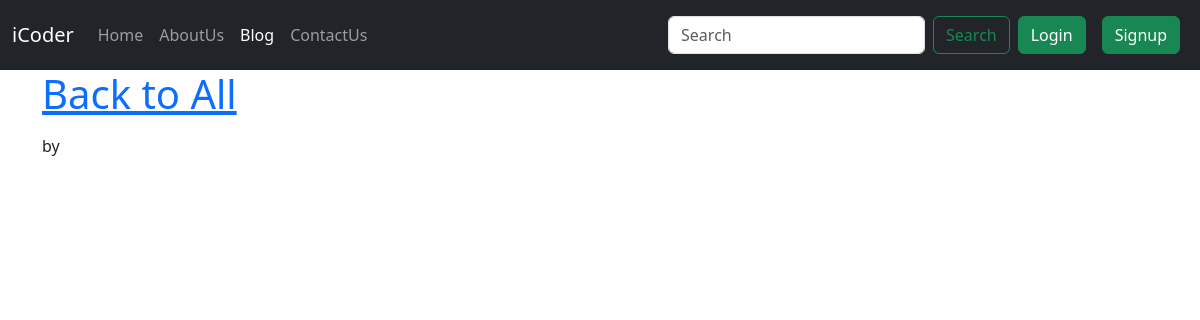
Page /blog/test-post/ on the earlier database version.
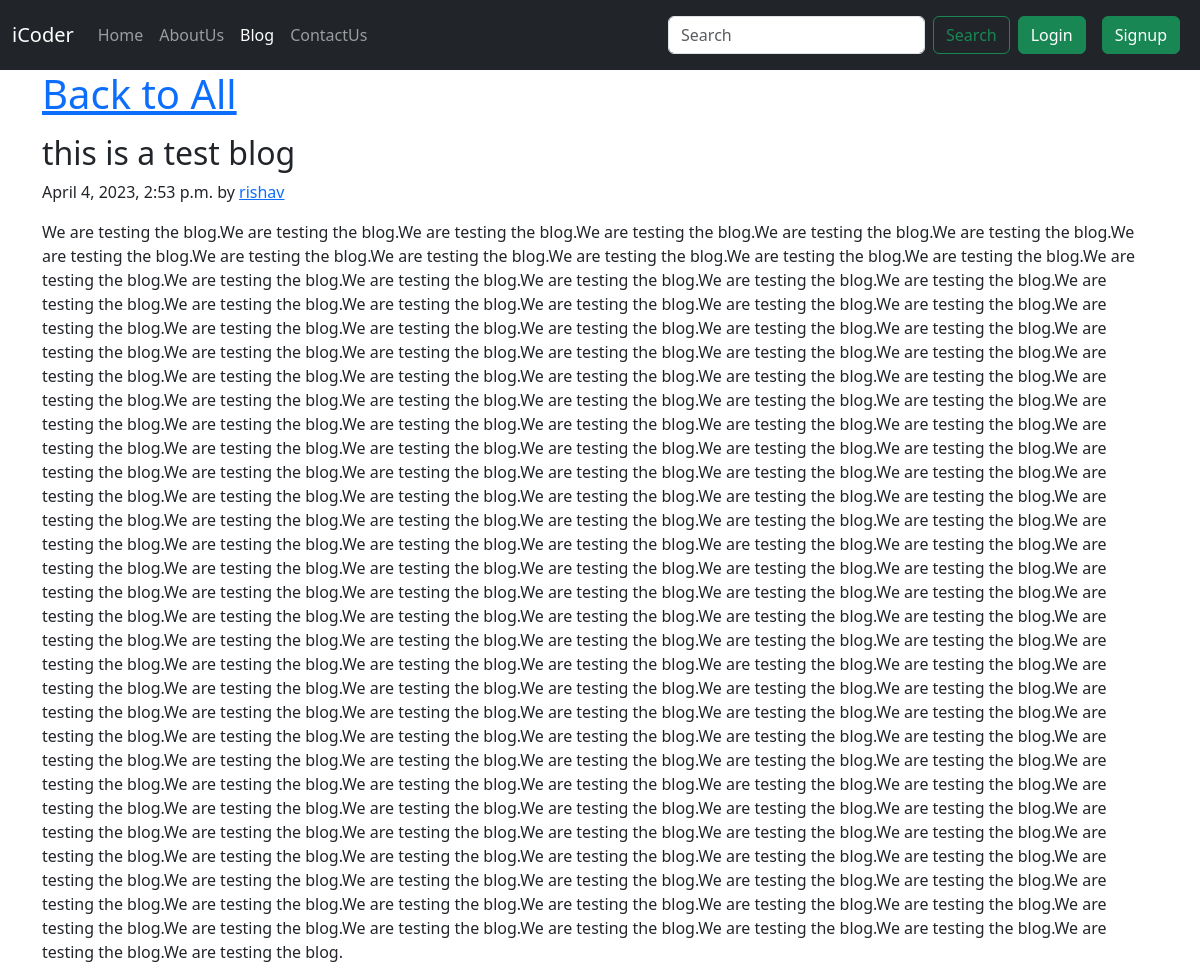
Same page on the later database version.
### blog/models.py (models this page shows)
class Post(models.Model):
    sno = models.AutoField(primary_key=True)
    title = models.CharField(max_length=200)
    content = models.TextField()
    author = models.CharField(max_length=13)
    slug = models.CharField(max_length=130)
    timestamp = models.DateTimeField(blank=True)
    def __str__(self):
        return self.title + ' by ' + self.author

### blog/views.py (the view)
# urls.py: path('<str:slug>/', views.blogPost,name='blogPost'),
def blogPost(request, slug):
    post = Post.objects.filter(slug=slug).first()
    print(post)
    context = {'post':post}
    return render(request, 'blog/blogPost.html', context)

### templates/blog/blogPost.html
{% extends 'home/base.html' %} {% block title %} BlogPost-icoder{% endblock title %}
{% block blogactive %}active{% endblock blogactive %} {% block body %}
<div class="container" >
  <h1>
    <a href="/blog">Back to All</a>
  </h1>
</div>
<div class="container my-3">
  <h2 class="blog-post-title">{{post.title}}</h2>
  <p class="blog-post-meta">
    {{post.timestamp}} by <a href="#">{{post.author}}</a>
  </p>
  <p>{{post.content}}</p>
</div>
{% endblock body %}

### templates/home/base.html (shortened to what this page needs)
{% load static %}
<!DOCTYPE html>
<html lang="en">
  <head>
    <link rel="stylesheet" href="{% block link %}{% endblock link %}" />
    <link
      href="https://cdn.jsdelivr.net/npm/bootstrap@5.3.0-alpha3/dist/css/bootstrap.min.css"
      rel="stylesheet"
    />
  </head>
  <body>
    <nav class="navbar navbar-expand-lg navbar-dark bg-dark">
      <div class="container-fluid">
        <a class="navbar-brand" href="/">iCoder</a>
        <div class="collapse navbar-collapse" id="navbarSupportedContent">
          <ul class="navbar-nav me-auto mb-2 mb-lg-0">
            <li class="nav-item">
              <a
                class="nav-link {% block homeactive %}{% endblock homeactive %}"
                aria-current="page"
                href="/"
                >Home</a
              >
            </li>
            <li class="nav-item">
              <a
                class="nav-link {% block aboutactive %}{% endblock aboutactive %}"
                href="/about"
                >AboutUs</a
              >
            </li>
            <li class="nav-item">
              <a
                class="nav-link {% block blogactive %}{% endblock blogactive %}"
                href="/blog"
                >Blog</a
              >
            </li>
            <li class="nav-item">
              <a
                class="nav-link {% block contactactive %}{% endblock contactactive %}"
                href="/contact"
                >ContactUs</a
              >
            </li>
          </ul>
          <form
            class="d-flex"
            method="get"
            action="{% url 'Search' %}"
            role="search"
          >
            <input
              class="form-control me-2"
              type="search"
              placeholder="Search"
              aria-label="Search"
              name="query"
              id="search"
            />
            <button class="btn btn-outline-success" type="submit">
              Search
            </button>
          </form>
          {% if user.is_authenticated %}
          <ul class="navbar-nav ml-auto mx-3">
            <li class="nav-item dropdown ">
              <a class="nav-link dropdown-toggle mx-2" href="#" role="button" data-bs-toggle="dropdown" aria-expanded="false">
                Welcome {{request.user}}
              </a>
              <ul class="dropdown-menu mx-2">
                <li><a class="dropdown-item" href="#">Profile</a></li>
                <li><a class="dropdown-item" href="{% url 'handleLogout'%}">Logout</a></li>
                <li><a class="dropdown-item" href="#">Orders</a></li>
                <li><hr class="dropdown-divider"></li>
                <li><a class="dropdown-item" href="#">Setting</a></li>
              </ul>
            </li>
          </ul>
          {% else %}
          <button
          type="button"
          class="btn btn-success m-2"
          data-bs-toggle="modal"
            data-bs-target="#loginModal"
          >
          Login
        </button>
        <button
        type="button"
            class="btn btn-success m-2"
            data-bs-toggle="modal"
            data-bs-target="#signupModal"
            >
            Signup
          </button>
          {% endif %}
        </div>
      </div>
    </nav>
    {% block body %} {% endblock body %}
  </body>
</html>

Differences in the rows shown:
added Post: title "this is a test blog", timestamp "April 4, 2023, 2:53 p.m.", author "rishav", content "We are testing the blog.We are testing the blog.We are testing the blog.We are testing the blog.We are testing the blog.We are testing the blog.We are testing the blog.We are testing the blog.We are testing the blog.We are testing the blog.We are testing the blog.We are testing the blog.We are testing the blog.We are testing the blog.We are testing the blog.We are testing the blog.We are testing the blog.We are testing the blog.We are testing the blog.We are testing the blog.We are testing the blog.We are testing the blog.We are testing the blog.We are testing the blog.We are testing the blog.We are testing the blog.We are testing the blog.We are testing the blog.We are testing the blog.We…"
